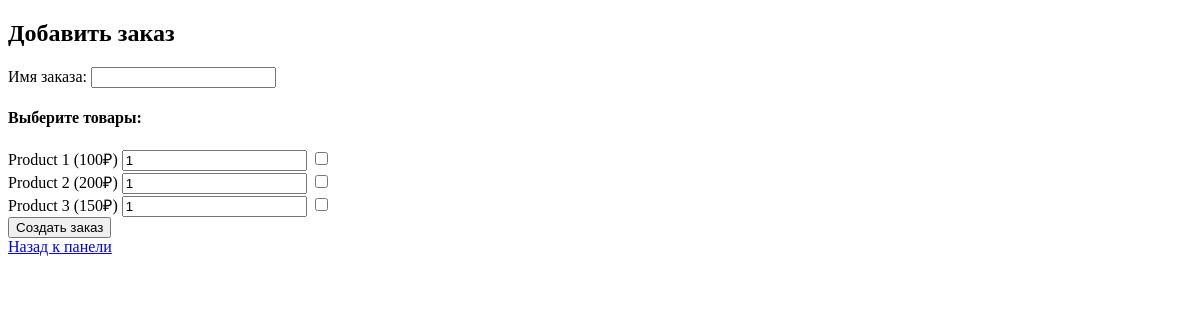
Page /orders/add/ (signed in) on the earlier database version.
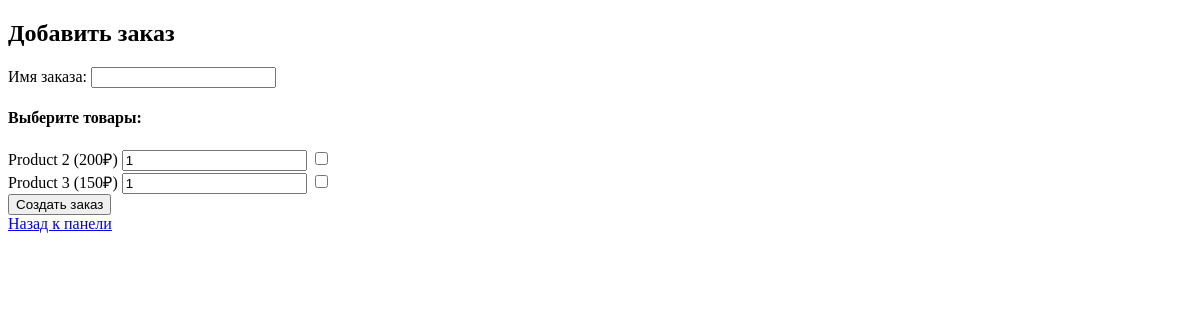
Same page on the later database version.
### main/models.py (models this page shows, shortened)
class Product(models.Model):
    PRODUCT_TYPE_CHOICES = [
        ('inf', 'Нужно считать количество'),
        ('non-inf', 'Не нужно считать количество')
    ]
    product_name = models.CharField(max_length=50)
    product_price = models.IntegerField()
    product_description = models.TextField()
    is_available = models.BooleanField(default=True)
    count_type = models.CharField(choices=PRODUCT_TYPE_CHOICES, max_length=7, default='non-inf')
    stock = models.IntegerField(default = 1)

### main/views.py (the view, shortened to what this page needs)
# urls.py: path('orders/add/', views.add_order, name='add_order'),
@login_required
def add_order(request):
    products = Product.objects.filter(is_available=True)
    return render(request, 'main/add_order.html', {'products': products})

### main/templates/main/add_order.html (shortened to what this page needs)
{% extends 'main/layout.html' %}
{% block content %}
<h2>Добавить заказ</h2>
<form method="POST">
    <label for="order_name">Имя заказа:</label>
    <input type="text" id="order_name" name="order_name" required>
    <h4>Выберите товары:</h4>
    <div id="products-container">
        {% for product in products %}
        {% if product.stock != 0 %}
        <div>
            <label>{{ product.product_name }} ({{ product.product_price }}₽)</label>
            <input type="number" name="quantities" min="1" value="1">
            <input type="checkbox" name="products" value="{{ product.id }}">
        </div>
        {% endif %}
        {% endfor %}
    </div>
    <button type="submit">Создать заказ</button>
</form>
<a href="{% url 'worker_panel' %}">Назад к панели</a>
{% endblock %}

Differences in the rows shown:
no longer on this page (row edited): Product: product_name "Product 1", product_price "100"
